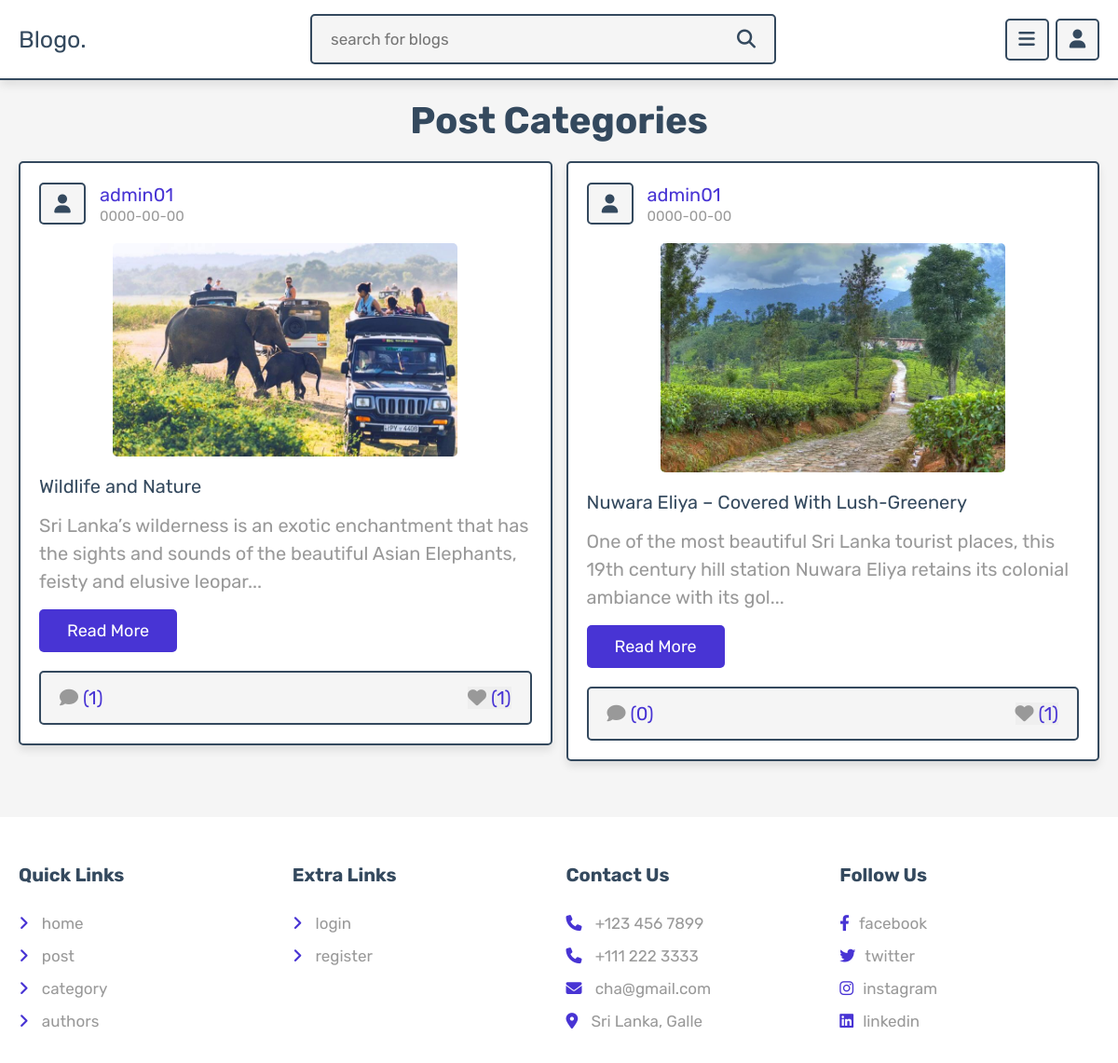
The page /category.php?category=nature on the database its author committed.
### tables this page shows
CREATE TABLE IF NOT EXISTS `posts` (
  `id` int NOT NULL AUTO_INCREMENT,
  `admin_id` int NOT NULL,
  `name` varchar(100) NOT NULL,
  `title` varchar(100) NOT NULL,
  `content` varchar(5000) NOT NULL,
  `category` varchar(50) NOT NULL,
  `image` varchar(100) NOT NULL,
  `date` date NOT NULL,
  `status` varchar(10) NOT NULL,
  PRIMARY KEY (`id`)
);

### category.php (the view, shortened to what this page needs)
<?php
include 'components/connect.php';
if(isset($_SESSION['user_id'])){
   $user_id = $_SESSION['user_id'];
}else{
   $user_id = '';
};
if(isset($_GET['category'])){
   $category = $_GET['category'];
}else{
   $category = '';
}
?>
<!DOCTYPE html>
<html lang="en">
<head>
   <link rel="stylesheet" href="https://cdnjs.cloudflare.com/ajax/libs/font-awesome/6.1.1/css/all.min.css">
   <link rel="stylesheet" href="css/style.css">
</head>
<body>
<?php include 'components/user_header.php'; ?>
<section class="posts-container">
   <h1 class="heading">post categories</h1>
   <div class="box-container">
      <?php
         $select_posts = $conn->prepare("SELECT * FROM `posts` WHERE category = ? and status = ?");
         $select_posts->execute([$category, 'active']);
         if($select_posts->rowCount() > 0){
            while($fetch_posts = $select_posts->fetch(PDO::FETCH_ASSOC)){
            $post_id = $fetch_posts['id'];
            $count_post_comments = $conn->prepare("SELECT * FROM `comments` WHERE post_id = ?");
            $count_post_comments->execute([$post_id]);
            $total_post_comments = $count_post_comments->rowCount();
            $count_post_likes = $conn->prepare("SELECT * FROM `likes` WHERE post_id = ?");
            $count_post_likes->execute([$post_id]);
            $total_post_likes = $count_post_likes->rowCount();
            $confirm_likes = $conn->prepare("SELECT * FROM `likes` WHERE user_id = ? AND post_id = ?");
            $confirm_likes->execute([$user_id, $post_id]);
      ?>
      <form class="box" method="post">
         <div class="post-admin">
            <i class="fas fa-user"></i>
            <div>
               <a href="author_posts.php?author=<?= $fetch_posts['name']; ?>"><?= $fetch_posts['name']; ?></a>
               <div><?= $fetch_posts['date']; ?></div>
            </div>
         </div>
         <?php
            if($fetch_posts['image'] != ''){
         ?>
         <img src="uploaded_img/<?= $fetch_posts['image']; ?>" class="post-image" alt="">
         <?php
         }
         ?>
         <div class="post-title"><?= $fetch_posts['title']; ?></div>
         <div class="post-content content-150"><?= $fetch_posts['content']; ?></div>
         <a href="view_post.php?post_id=<?= $post_id; ?>" class="inline-btn">read more</a>
         <div class="icons">
            <a href="view_post.php?post_id=<?= $post_id; ?>"><i class="fas fa-comment"></i><span>(<?= $total_post_comments; ?>)</span></a>
            <button type="submit" name="like_post"><i class="fas fa-heart" style="<?php if($confirm_likes->rowCount() > 0){ echo 'color:var(--red);'; } ?>  "></i><span>(<?= $total_post_likes; ?>)</span></button>
         </div>
      </form>
      <?php
         }
      }else{
         echo '<p class="empty">no posts found for this category!</p>';
      }
      ?>
   </div>
</section>
<?php include 'components/footer.php'; ?>
</body>
</html>

### css/style.css (style rules this page uses)
:root { --main-color:#4834d4; --red:#e74c3c; --orange:#f39c12; --black:#34495e; --white:#fff; --light-bg:#f5f5f5; --light-color:#999; --border:.2rem solid var(--black); --box-shadow:0 .5rem 1rem rgba(0,0,0,.1); }
* { font-family: 'Rubik', sans-serif; margin:0; padding:0; box-sizing: border-box; outline: none; border:none; text-decoration: none; }
html { font-size: 62.5%; overflow-x: hidden; scroll-behavior: smooth; scroll-padding-top: 7rem; }
body { background-color: var(--light-bg); padding-bottom: 7rem; }
section { padding:2rem; margin: 0 auto; max-width: 1200px; }
.btn, .delete-btn, .option-btn, .inline-btn, .inline-option-btn, .inline-delete-btn { margin-top: 1rem; border-radius: .5rem; cursor: pointer; font-size: 1.8rem; color:var(--white); padding:1.2rem 3rem; text-transform: capitalize; text-align: center; }
.inline-btn, .inline-option-btn, .inline-delete-btn { display: inline-block; margin-right: 1rem; }
.inline-btn, .btn { background-color: var(--main-color); }
.heading { margin-bottom: 2rem; text-align: center; font-size: 4rem; color:var(--black); text-transform: capitalize; }
.posts-container .box-container { display: grid; grid-template-columns: repeat(auto-fit, minmax(30rem, 1fr)); gap:1.5rem; align-items: flex-start; justify-content: center; }
.posts-container .box-container .box { border:var(--border); box-shadow: var(--box-shadow); border-radius: .5rem; background-color: var(--white); padding:2rem; overflow: hidden; }
.posts-container .box-container .box .post-admin { display: flex; align-items: center; gap:1.5rem; margin-bottom: 2rem; }
.posts-container .box-container .box .post-admin i { text-align: center; height: 4.5rem; width: 5rem; line-height: 4.2rem; font-size: 2rem; border:var(--border); border-radius: .5rem; background-color: var(--light-bg); color:var(--black); }
.posts-container .box-container .box .post-admin a { font-size: 2rem; color:var(--main-color); }
.posts-container .box-container .box .post-admin div { font-size: 1.5rem; margin-top: .2rem; color:var(--light-color); }
.posts-container .box-container .box .post-image { width: 70%; display: flex; margin-left: auto; margin-right: auto; border-radius: .5rem; margin-bottom: 2rem; }
.posts-container .box-container .box .post-title { font-size: 2rem; color:var(--black); overflow: hidden; text-overflow: ellipsis; white-space: nowrap; margin-bottom: 1rem; }
.posts-container .box-container .box .post-content { font-size: 2rem; line-height: 1.5; padding:.5rem 0; color:var(--light-color); white-space: pre-line; }
.posts-container .box-container .box .post-content::after { content: '...'; }
.posts-container .box-container .box .icons { display: flex; align-items: center; justify-content: space-between; gap:1rem; background-color: var(--light-bg); border-radius: .5rem; padding:1.5rem 2rem; border:var(--border); margin-top: 2rem; }
.posts-container .box-container .box .icons button { cursor: pointer; }
.posts-container .box-container .box .icons i { margin-right:.5rem; font-size:2rem; color:var(--light-color); }
.posts-container .box-container .box .icons span { font-size: 2rem; color:var(--main-color); }

### rows shown on the page
posts: name "admin01", date "0000-00-00", image (picture), title "Wildlife and Nature", content "Sri Lanka’s wilderness is an exotic enchantment that has the sights and sounds of the beautiful Asian Elephants, feisty and elusive leopar", total_post_comments "1", total_post_likes "1"
posts: name "admin01", date "0000-00-00", image (picture), title "Nuwara Eliya – Covered With Lush-Greenery", content "One of the most beautiful Sri Lanka tourist places, this 19th century hill station Nuwara Eliya retains its colonial ambiance with its gol", total_post_comments "0", total_post_likes "1"
